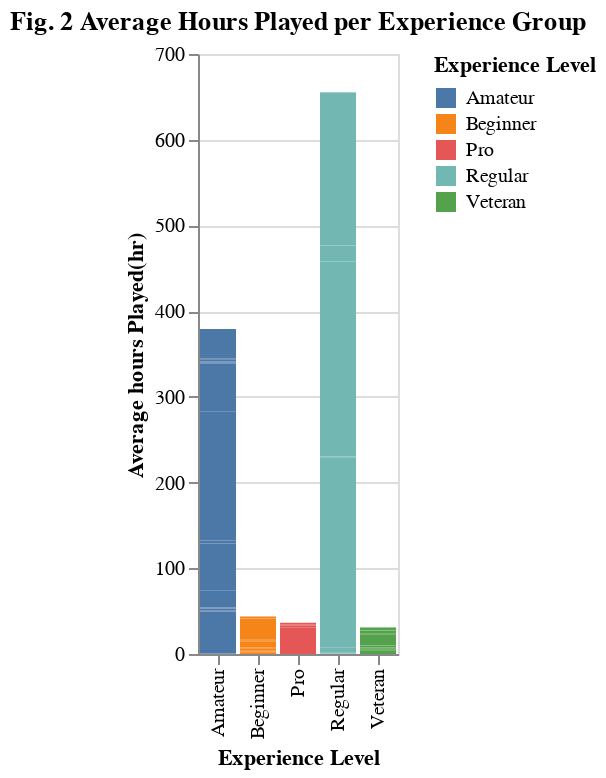

Notebook code for this chart:
### Code cell
# Experienced comapred with Average played hours played
plot2= alt.Chart(players, title="Fig. 2 Average Hours Played per Experience Group").mark_bar().encode(
    x=alt.X("experience:N").title("Experience Level"),
    y=alt.Y("played_hours:Q").title("Average hours Played(hr)"),
    color = alt.Color("experience:N").title("Experience Level")
)
plot2

### Figure 1 — Vega-Lite specification as saved in the notebook (floating-point values rounded to 4 significant figures; data arrays with more than 128 entries replaced by an {"elided": "..."} marker saying what was removed)
{"config": {"view": {"continuousWidth": 300, "continuousHeight": 300}}, "data": {"name": "data-ce4363b1cc149d2771de4f7f6f9a7330"}, "mark": {"type": "bar"}, "encoding": {"color": {"field": "experience", "title": "Experience Level", "type": "nominal"}, "x": {"field": "experience", "title": "Experience Level", "type": "nominal"}, "y": {"field": "played_hours", "title": "Average hours Played(hr)", "type": "quantitative"}}, "title": "Fig. 2 Average Hours Played per Experience Group", "$schema": "https://vega.github.io/schema/vega-lite/v5.20.1.json", "datasets": {"data-ce4363b1cc149d2771de4f7f6f9a7330": {"elided": "196 records"}}}
